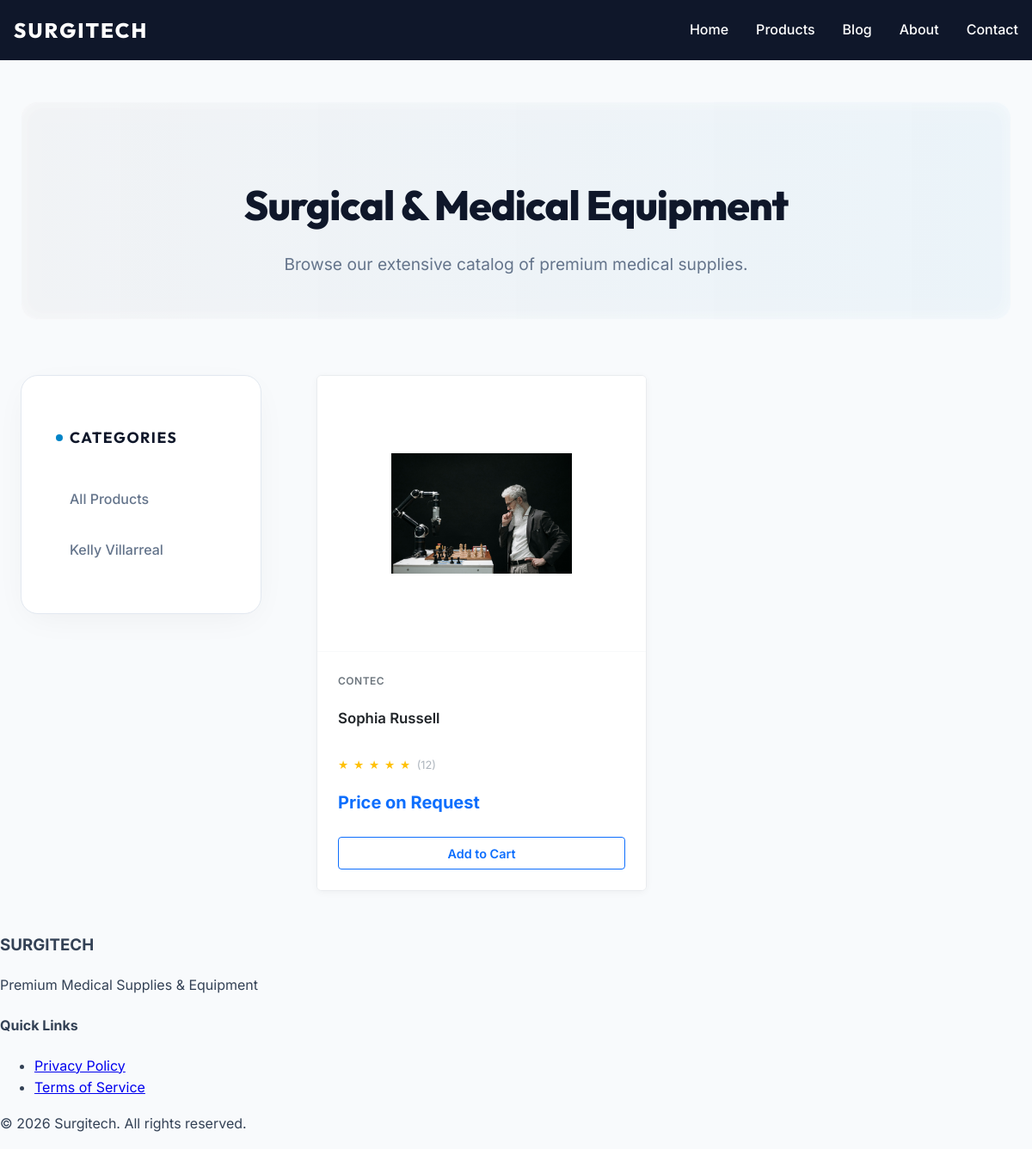
Screenshot of /products/ with the database file from the repository.
### apps/products/models.py (models this page shows, shortened)
class Category(models.Model):
    name = models.CharField(max_length=200)
    slug = models.SlugField(unique=True, blank=True)
    icon = models.CharField(max_length=50, blank=True, null=True, help_text="FontAwesome icon class (e.g., fa-solid fa-bed)")
    class Meta:
        verbose_name_plural = 'Categories'
        ordering = ['name']
    def get_absolute_url(self):
        return reverse('products:category_products', kwargs={'slug': self.slug})

class Product(models.Model):
    category = models.ForeignKey(Category, on_delete=models.CASCADE, related_name='products')
    name = models.CharField(max_length=255)
    slug = models.SlugField(unique=True, blank=True)
    brand = models.CharField(max_length=100, blank=True, null=True, default="CONTEC")
    description = models.TextField()
    specifications = models.TextField(blank=True, help_text="Detailed technical specifications.")
    main_image = models.ImageField(upload_to='products/')
    price = models.DecimalField(max_digits=10, decimal_places=2, null=True, blank=True)
    old_price = models.DecimalField(max_digits=10, decimal_places=2, null=True, blank=True)
    discount_percent = models.IntegerField(null=True, blank=True)
    badge = models.CharField(max_length=50, blank=True, null=True)
    bg_color = models.CharField(max_length=20, default="#E8F3FA")
    rating = models.DecimalField(max_digits=3, decimal_places=1, default=5.0)
    review_count = models.IntegerField(default=0)
    is_featured = models.BooleanField(default=False)
    created_at = models.DateTimeField(auto_now_add=True)
    updated_at = models.DateTimeField(auto_now=True)
    class Meta:
        ordering = ['-created_at']
    def get_absolute_url(self):
        return reverse('products:product_detail', kwargs={'slug': self.slug})

### apps/products/views.py (the view)
# urls.py: path('products/', views.product_list, name='product_list'),
def product_list(request):
    products = Product.objects.select_related('category').all()
    categories = Category.objects.all()
    return render(request, 'products/list.html', {
        'products': products,
        'categories': categories,
    })

### templates/products/list.html (shortened to what this page needs)
{% extends 'base/base.html' %}
{% load static %}
{% block extra_css %}
<link rel="stylesheet" href="{% static 'css/product.css' %}">
{% endblock %}
{% block content %}
<div class="page-container">
    <div class="products-header">
        <h1>Surgical & Medical Equipment</h1>
        <p>Browse our extensive catalog of premium medical supplies.</p>
    </div>
    <div class="products-layout">
        <aside class="sidebar">
            <h3>Categories</h3>
            <ul class="category-list">
                <li><a href="{% url 'products:product_list' %}">All Products</a></li>
                {% for cat in categories %}
                    <li>
                        <a href="{{ cat.get_absolute_url }}">
                            {% if cat.icon %}<i class="{{ cat.icon }}"></i> {% endif %}{{ cat.name }}
                        </a>
                    </li>
                {% endfor %}
            </ul>
        </aside>
        <section class="products-main">
            <div class="product-grid">
                {% for product in products %}
                    <div class="product-card">
                        <div class="product-image">
                            {% if product.main_image %}
                                <img src="{{ product.main_image.url }}" alt="{{ product.name }}">
                            {% else %}
                                <img src="{% static 'images/placeholder.jpg' %}" alt="No Image">
                            {% endif %}
                        </div>
                        <div class="product-info">
                            <span class="brand-name">{{ product.brand|default:"CONTEC" }}</span>
                            <h3><a href="{{ product.get_absolute_url }}">{{ product.name }}</a></h3>
                            <div class="rating-box">
                                <span class="stars">
                                    ★ ★ ★ ★ ★
                                </span>
                                <span class="review-count">({{ product.review_count|default:"12" }})</span>
                            </div>
                            <div class="price-box">
                                <span class="current-price">
                                    {% if product.price %}Rs.{{ product.price|floatformat:"0" }}{% else %}Price on Request{% endif %}
                                </span>
                            </div>
                            <button class="btn-add-cart">Add to Cart</button>
                        </div>
                    </div>
                {% empty %}
                    <div class="empty-state">
                        <h3>No Products Found</h3>
                        <p>We couldn't find any products matching your criteria.</p>
                    </div>
                {% endfor %}
            </div>
        </section>
    </div>
</div>
{% endblock %}

### static/css/style.css (style rules this page uses)
:root { --primary-color: #0f172a; --secondary-color: #0284c7; --accent-color: #38bdf8; --text-color: #334155; --text-muted: #64748b; --bg-color: #f8fafc; --white: #ffffff; --card-shadow: 0 10px 40px -10px rgba(0,0,0,0.06); --hover-shadow: 0 20px 40px -10px rgba(2, 132, 199, 0.15); --border-color: #e2e8f0; --radius-md: 12px; --radius-lg: 20px; --transition: all 0.4s cubic-bezier(0.165, 0.84, 0.44, 1); }
body { font-family: 'Inter', sans-serif; color: var(--text-color); background-color: var(--bg-color); margin: 0; line-height: 1.6; -webkit-font-smoothing: antialiased; }
.page-container { max-width: 1280px; margin: 3rem auto; padding: 0 1.5rem; }

### static/css/product.css (style rules this page uses)
.products-header, .category-header { text-align: center; margin-bottom: 4rem; padding: 3rem 0; background: linear-gradient(to right, rgba(15, 23, 42, 0.03), rgba(2, 132, 199, 0.05)); border-radius: var(--radius-lg); border: 1px solid rgba(255, 255, 255, 0.5); box-shadow: inset 0 0 20px rgba(255,255,255,0.5); }
.products-header h1, .category-header h1 { font-family: 'Outfit', sans-serif; font-size: 3rem; font-weight: 800; color: var(--primary-color); margin-bottom: 1rem; letter-spacing: -1px; }
.products-header p { color: var(--text-muted); font-size: 1.2rem; max-width: 600px; margin: 0 auto; }
.products-layout { display: grid; grid-template-columns: 280px 1fr; gap: 4rem; align-items: start; }
.sidebar { background: var(--white); padding: 2.5rem; border-radius: var(--radius-lg); box-shadow: var(--card-shadow); border: 1px solid var(--border-color); position: sticky; top: 2rem; }
.sidebar h3 { font-family: 'Outfit', sans-serif; font-size: 1.1rem; font-weight: 700; margin-bottom: 2rem; color: var(--primary-color); text-transform: uppercase; letter-spacing: 1.5px; display: flex; align-items: center; gap: 0.5rem; }
.sidebar h3::before { content: ''; display: block; width: 8px; height: 8px; background: var(--secondary-color); border-radius: 50%; }
.category-list { list-style: none; padding: 0; margin: 0; }
.category-list li { margin-bottom: 0.5rem; }
.category-list a { text-decoration: none; color: var(--text-muted); font-weight: 500; transition: var(--transition); display: flex; align-items: center; gap: 0.8rem; padding: 0.8rem 1rem; border-radius: var(--radius-md); background: transparent; }
.product-grid { display: grid; grid-template-columns: repeat(auto-fill, minmax(300px, 1fr)); gap: 2.5rem; }
.product-card { background: #ffffff; border-radius: 6px; overflow: hidden; box-shadow: 0 2px 8px rgba(0, 0, 0, 0.04); transition: all 0.3s ease; border: 1px solid #e9ecef; display: flex; flex-direction: column; position: relative; opacity: 0; animation: fadeUp 0.6s ease forwards; }
.product-card:nth-child(1) { animation-delay: 0.1s; }
.product-image { position: relative; overflow: hidden; background: #ffffff; padding: 2.5rem 2rem; height: 240px; display: flex; align-items: center; justify-content: center; border-bottom: 1px solid #f8f9fa; }
.product-image img { max-width: 100%; max-height: 140px; object-fit: contain; transition: transform 0.4s ease; }
.product-info { padding: 1.5rem; display: flex; flex-direction: column; flex-grow: 1; background: #ffffff; }
.brand-name { color: #6c757d; font-size: 0.75rem; font-weight: 600; text-transform: uppercase; margin-bottom: 0.4rem; letter-spacing: 0.5px; }
.product-info h3 { font-family: 'Inter', sans-serif; font-size: 1.05rem; font-weight: 600; margin-bottom: 0.5rem; color: #212529; line-height: 1.4; min-height: 2.8em; }
.product-info h3 a { color: inherit; text-decoration: none; transition: color 0.2s; }
.rating-box { display: flex; align-items: center; gap: 0.4rem; margin-bottom: 1rem; }
.stars { color: #ffc107; font-size: 0.85rem; letter-spacing: 1px; }
.review-count { color: #adb5bd; font-size: 0.8rem; }
.price-box { display: flex; align-items: baseline; gap: 0.5rem; margin-bottom: 1.5rem; margin-top: auto; }
.current-price { font-family: 'Inter', sans-serif; font-weight: 700; color: #0d6efd; font-size: 1.25rem; }
.btn-add-cart { display: block; width: 100%; color: #0d6efd; background: #ffffff; border: 1px solid #0d6efd; padding: 0.6rem 1.5rem; border-radius: 4px; font-weight: 600; font-size: 0.9rem; transition: all 0.2s ease; text-align: center; cursor: pointer; font-family: 'Inter', sans-serif; }

### rows the page displays
Category: name "Kelly Villarreal"
Product: main_image (picture), brand "CONTEC", name "Sophia Russell", review_count "12", shows "Price on Request"
